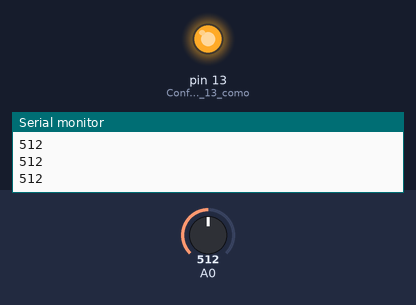
This sketch was run on a simulated Arduino Uno, built with avr-gcc and run on an emulated ATmega328P. On the bench: output pins drawn as LEDs (lit = HIGH), the last lines printed to the serial monitor. The inputs (shaded band) are chosen by the test bench; at power-on: A0 = 512.

Above: at 1.2 s.
1.3 s: A0 set to 493
At 2.4 s:
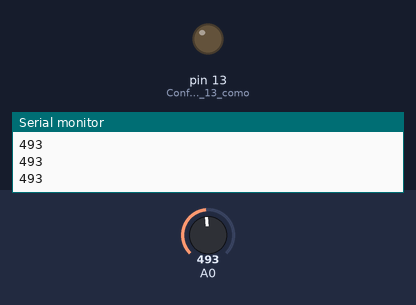
2.8 s: A0 set to 510
At 3.6 s:
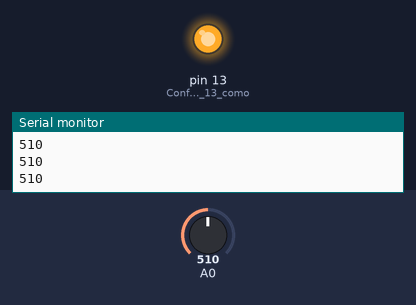
4.3 s: A0 set to 490
At 5.0 s:
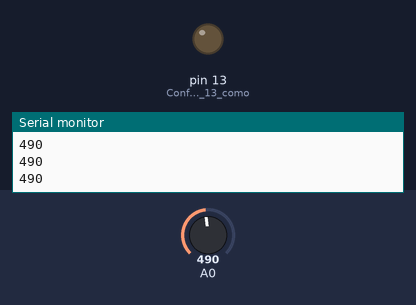
Timing chart, 0 to 7.3 s (numbered marks = the images above; inputs shaded):
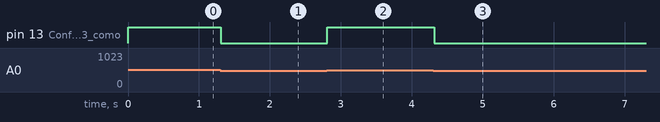

Measured:
- the behaviour switches between 500 and 499 on A0 (found by bisection; images 0 and 1)
- after the input at 1.3 s, pin 13 (Configurar_el_pin_13_como): HIGH → LOW at once
- after the input at 2.8 s, pin 13 (Configurar_el_pin_13_como): LOW → HIGH at once
- after the input at 4.3 s, pin 13 (Configurar_el_pin_13_como): HIGH → LOW at once

The sketch:

led_potencia.ino
```cpp
void setup() // Se ejecuta cada vez que el Arduino se inicia
{
   Serial.begin(9600); // Inicia comunicación serial
   pinMode(13,OUTPUT); // Configurar el pin 13 como una salida
}
void loop() // Esta función se mantiene ejecutando
{ // Cuando este energizado el Arduino
// Guardar en una variable el valor de la lectura análoga
   int valor = analogRead(A0);
   Serial.println(valor); // Imprime el valor por la consola
// Si el valor es mayor o igual a 500
if (valor >= 500)
{
    digitalWrite(13,HIGH); // Enciende el LED en el pin 13
}
// Si el valor es menor a 500
else
{
   digitalWrite(13,LOW); // Apaga el LED en el pin 13
}
   delay(100); // Retardo de 100ms para ver los datos de la consola
}
```
